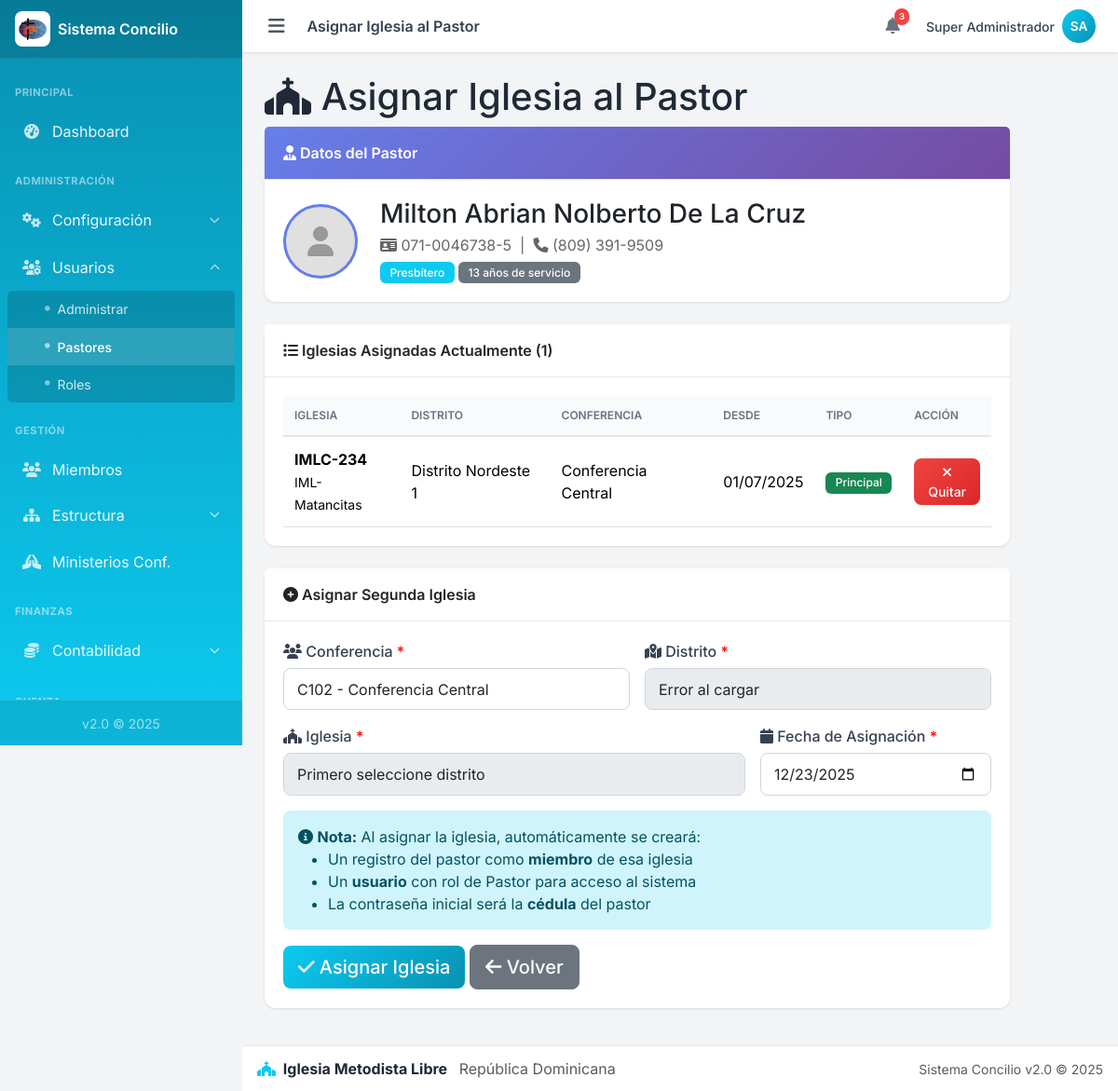
Screenshot of /admin/pastores/asignar_iglesia.php?id=1 (signed in) with the database file from the repository.
### tables this page shows
CREATE TABLE `pastores` (
  `id` int(11) NOT NULL,
  `nombre` varchar(100) NOT NULL,
  `apellido` varchar(100) NOT NULL,
  `tipo_documento` enum('Cédula','Pasaporte') NOT NULL DEFAULT 'Cédula',
  `cedula` varchar(20) NOT NULL,
  `pasaporte` varchar(30) DEFAULT NULL,
  `telefono` varchar(20) NOT NULL,
  `fecha_nacimiento` date NOT NULL,
  `edad` int(3) DEFAULT NULL COMMENT 'Calculado automáticamente',
  `nacionalidad_id` int(11) DEFAULT NULL,
  `estado_civil` enum('Soltero','Casado','Divorciado','Viudo') DEFAULT 'Soltero',
  `sexo` enum('M','F') NOT NULL DEFAULT 'M',
  `foto` varchar(255) DEFAULT NULL,
  `nivel_estudio_id` int(11) DEFAULT NULL,
  `carrera_id` int(11) DEFAULT NULL,
  `fecha_ingreso_ministerio` date NOT NULL,
  `anos_servicio` int(3) DEFAULT NULL COMMENT 'Calculado automáticamente',
  `orden_ministerial` enum('Candidato Ministerial','Diácono','Presbítero') DEFAULT 'Candidato Ministerial',
  `formacion_continuada` text DEFAULT NULL COMMENT 'Maestría, Doctorado, Diplomados, Especialidades',
  `conferencia_id` int(11) DEFAULT NULL,
  `activo` tinyint(1) DEFAULT 1,
  `creado_en` timestamp NOT NULL DEFAULT current_timestamp(),
  `actualizado_en` timestamp NOT NULL DEFAULT current_timestamp() ON UPDATE current_timestamp()
);

CREATE TABLE `pastor_iglesias` (
  `id` int(11) NOT NULL,
  `pastor_id` int(11) NOT NULL,
  `iglesia_id` int(11) NOT NULL,
  `fecha_asignacion` date NOT NULL,
  `fecha_fin` date DEFAULT NULL COMMENT 'NULL si está activo',
  `es_principal` tinyint(1) DEFAULT 1 COMMENT '1=Iglesia principal, 0=Secundaria',
  `activo` tinyint(1) DEFAULT 1,
  `creado_en` timestamp NOT NULL DEFAULT current_timestamp()
);

CREATE TABLE `iglesias` (
  `id` int(11) NOT NULL,
  `distrito_id` int(11) NOT NULL,
  `codigo` varchar(20) NOT NULL,
  `nombre` varchar(150) NOT NULL,
  `categoria` enum('Circuito','Capilla','Proyecto Evangelístico') NOT NULL DEFAULT 'Circuito',
  `direccion` varchar(255) DEFAULT NULL,
  `provincia_id` int(11) DEFAULT NULL,
  `municipio_id` int(11) DEFAULT NULL,
  `telefono` varchar(30) DEFAULT NULL,
  `correo` varchar(150) DEFAULT NULL,
  `activo` tinyint(1) NOT NULL DEFAULT 1,
  `creado_en` timestamp NOT NULL DEFAULT current_timestamp()
);

CREATE TABLE `distritos` (
  `id` int(11) NOT NULL,
  `conferencia_id` int(11) NOT NULL,
  `supervisor_id` int(11) DEFAULT NULL,
  `codigo` varchar(20) NOT NULL,
  `nombre` varchar(150) NOT NULL,
  `supervisor_nombre` varchar(150) DEFAULT NULL,
  `telefono` varchar(30) DEFAULT NULL,
  `correo` varchar(150) DEFAULT NULL,
  `activo` tinyint(1) NOT NULL DEFAULT 1,
  `creado_en` timestamp NOT NULL DEFAULT current_timestamp()
);

CREATE TABLE `conferencias` (
  `id` int(11) NOT NULL,
  `superintendente_id` int(11) DEFAULT NULL,
  `codigo` varchar(20) NOT NULL,
  `nombre` varchar(150) NOT NULL,
  `superintendente_nombre` varchar(150) DEFAULT NULL,
  `telefono` varchar(30) DEFAULT NULL,
  `correo` varchar(150) DEFAULT NULL,
  `activo` tinyint(1) NOT NULL DEFAULT 1,
  `creado_en` timestamp NOT NULL DEFAULT current_timestamp()
);

### admin/pastores/asignar_iglesia.php (the view, shortened to what this page needs)
<?php
require_once __DIR__ . '/../includes/header.php';
require_once __DIR__ . '/../../config/config.php';
$pastor_id = filter_input(INPUT_GET, 'id', FILTER_VALIDATE_INT);
$stmt = $conexion->prepare("SELECT * FROM pastores WHERE id = ?");
$stmt->bind_param("i", $pastor_id);
$stmt->execute();
$pastor = $stmt->get_result()->fetch_assoc();
$iglesias_asignadas = $conexion->prepare("
    SELECT pi.*, i.codigo, i.nombre AS iglesia_nombre,
           d.nombre AS distrito_nombre, c.nombre AS conferencia_nombre
    FROM pastor_iglesias pi
    INNER JOIN iglesias i ON pi.iglesia_id = i.id
    INNER JOIN distritos d ON i.distrito_id = d.id
    INNER JOIN conferencias c ON d.conferencia_id = c.id
    WHERE pi.pastor_id = ? AND pi.activo = 1
    ORDER BY pi.es_principal DESC, pi.fecha_asignacion
");
$iglesias_asignadas->bind_param("i", $pastor_id);
$iglesias_asignadas->execute();
$asignaciones = $iglesias_asignadas->get_result();
$num_asignaciones = $asignaciones->num_rows;
$conferencias = $conexion->query("SELECT id, codigo, nombre FROM conferencias WHERE activo = 1 ORDER BY nombre");
?>
<div class="content-header">
    <h1><i class="fas fa-church"></i> Asignar Iglesia al Pastor</h1>
</div>
<div class="card" style="margin-bottom: 1.5rem; max-width: 800px;">
    <div class="card-header" style="background: linear-gradient(135deg, #667eea 0%, #764ba2 100%); color: white;">
        <span class="card-title"><i class="fas fa-user-tie"></i> Datos del Pastor</span>
    </div>
    <div class="card-body">
        <div style="display: flex; gap: 1.5rem; align-items: center;">
            <?php if (!empty($pastor['foto'])): ?>
                <img src="../../uploads/pastores/<?php echo htmlspecialchars($pastor['foto']); ?>"
                     alt="Foto" style="width: 80px; height: 80px; border-radius: 50%; object-fit: cover; border: 3px solid #667eea;">
            <?php else: ?>
                <div style="width: 80px; height: 80px; border-radius: 50%; background: #e0e0e0; display: flex; align-items: center; justify-content: center; border: 3px solid #667eea;">
                    <i class="fas fa-user" style="font-size: 2rem; color: #999;"></i>
                </div>
            <?php endif; ?>
            <div>
                <h3 style="margin: 0;">
                    <?php echo htmlspecialchars($pastor['nombre'] . ' ' . $pastor['apellido']); ?>
                </h3>
                <p style="margin: 0.25rem 0; color: #666;">
                    <i class="fas fa-id-card"></i> <?php echo htmlspecialchars($pastor['cedula']); ?>
                    &nbsp;|&nbsp;
                    <i class="fas fa-phone"></i> <?php echo htmlspecialchars($pastor['telefono']); ?>
                </p>
                <p style="margin: 0;">
                    <span class="badge bg-primary"><?php echo htmlspecialchars($pastor['orden_ministerial']); ?></span>
                    <span class="badge bg-secondary"><?php echo $pastor['anos_servicio'] ?? 0; ?> años de servicio</span>
                </p>
            </div>
        </div>
    </div>
</div>
<?php if ($num_asignaciones > 0): ?>
<div class="card" style="margin-bottom: 1.5rem; max-width: 800px;">
    <div class="card-header">
        <span class="card-title"><i class="fas fa-list"></i> Iglesias Asignadas Actualmente (<?php echo $num_asignaciones; ?>)</span>
    </div>
    <div class="card-body">
        <table class="table">
            <thead>
                <tr>
                    <th>Iglesia</th>
                    <th>Distrito</th>
                    <th>Conferencia</th>
                    <th>Desde</th>
                    <th>Tipo</th>
                    <th>Acción</th>
                </tr>
            </thead>
            <tbody>
                <?php while ($asig = $asignaciones->fetch_assoc()): ?>
                    <tr>
                        <td>
                            <strong><?php echo htmlspecialchars($asig['codigo']); ?></strong><br>
                            <small><?php echo htmlspecialchars($asig['iglesia_nombre']); ?></small>
                        </td>
                        <td><?php echo htmlspecialchars($asig['distrito_nombre']); ?></td>
                        <td><?php echo htmlspecialchars($asig['conferencia_nombre']); ?></td>
                        <td><?php echo date('d/m/Y', strtotime($asig['fecha_asignacion'])); ?></td>
                        <td>
                            <?php if ($asig['es_principal']): ?>
                                <span class="badge bg-success">Principal</span>
                            <?php else: ?>
                                <span class="badge bg-info">Secundaria</span>
                            <?php endif; ?>
                        </td>
                        <td>
                            <a href="quitar_iglesia.php?pastor_id=<?php echo $pastor_id; ?>&asignacion_id=<?php echo $asig['id']; ?>"
                               class="btn btn-sm btn-danger"
                               onclick="return confirm('¿Está seguro de quitar esta asignación?');">
                                <i class="fas fa-times"></i> Quitar
                            </a>
                        </td>
                    </tr>
                <?php endwhile; ?>
            </tbody>
        </table>
    </div>
</div>
<?php endif; ?>
<?php if ($num_asignaciones < 2): ?>
<div class="card" style="max-width: 800px;">
    <div class="card-header">
        <span class="card-title">
            <i class="fas fa-plus-circle"></i>
            <?php echo ($num_asignaciones == 0) ? 'Asignar Primera Iglesia' : 'Asignar Segunda Iglesia'; ?>
        </span>
    </div>
    <div class="card-body">
        <form method="post" action="guardar_asignacion.php">
            <div style="display: grid; grid-template-columns: 1fr 1fr; gap: 1rem;">
                <div class="mb-3">
                    <label class="form-label">
                        <i class="fas fa-users"></i> Conferencia <span style="color:red;">*</span>
                    </label>
                    <select name="conferencia_id" id="conferencia_id" class="form-control" required>
                        <?php while ($conf = $conferencias->fetch_assoc()): ?>
                            <option value="<?php echo $conf['id']; ?>"
                                <?php echo ($pastor['conferencia_id'] == $conf['id']) ? 'selected' : ''; ?>>
                                <?php echo htmlspecialchars($conf['codigo'] . ' - ' . $conf['nombre']); ?>
                            </option>
                        <?php endwhile; ?>
                    </select>
                </div>
                <div class="mb-3">
                    <label class="form-label">
                        <i class="fas fa-map-marked-alt"></i> Distrito <span style="color:red;">*</span>
                    </label>
                    <select name="distrito_id" id="distrito_id" class="form-control" required>
                        <option value="">Primero seleccione conferencia</option>
                    </select>
                </div>
            </div>
            <div style="display: grid; grid-template-columns: 2fr 1fr; gap: 1rem;">
                <div class="mb-3">
                    <label class="form-label">
                        <i class="fas fa-church"></i> Iglesia <span style="color:red;">*</span>
                    </label>
                    <select name="iglesia_id" id="iglesia_id" class="form-control" required>
                        <option value="">Primero seleccione distrito</option>
                    </select>
                </div>
                <div class="mb-3">
                    <label class="form-label">
                        <i class="fas fa-calendar"></i> Fecha de Asignación <span style="color:red;">*</span>
                    </label>
                    <input type="date" name="fecha_asignacion" class="form-control"
                           required value="<?php echo date('Y-m-d'); ?>">
                </div>
            </div>
            <div class="alert alert-info">
                <i class="fas fa-info-circle"></i>
                <strong>Nota:</strong> Al asignar la iglesia, automáticamente se creará:
                <ul style="margin-bottom: 0;">
                    <li>Un registro del pastor como <strong>miembro</strong> de esa iglesia</li>
                    <li>Un <strong>usuario</strong> con rol de Pastor para acceso al sistema</li>
                    <li>La contraseña inicial será la <strong>cédula</strong> del pastor</li>
                </ul>
            </div>
            <div style="margin-top: 1rem;">
                <button type="submit" class="btn btn-primary btn-lg">
                    <i class="fas fa-check"></i> Asignar Iglesia
                </button>
                <a href="index.php" class="btn btn-secondary btn-lg">
                    <i class="fas fa-arrow-left"></i> Volver
                </a>
            </div>
        </form>
    </div>
</div>
<?php endif; ?>
<?php require_once __DIR__ . '/../includes/footer.php'; ?>

### css/custom.css (style rules this page uses)
:root { --primary: #0dcaf0; --primary-dark: #0891b2; --primary-light: #67e8f9; --primary-darker: #0e7490; --success: #10b981; --warning: #f59e0b; --danger: #ef4444; --info: #3b82f6; --gray-50: #f9fafb; --gray-100: #f3f4f6; --gray-200: #e5e7eb; --gray-300: #d1d5db; --gray-400: #9ca3af; --gray-500: #6b7280; --gray-600: #4b5563; --gray-700: #374151; --gray-800: #1f2937; --gray-900: #111827; --sidebar-width: 260px; --navbar-height: 56px; --footer-height: 50px; --shadow-sm: 0 1px 2px rgba(0, 0, 0, 0.05); --shadow: 0 1px 3px rgba(0, 0, 0, 0.1); --shadow-md: 0 4px 6px rgba(0, 0, 0, 0.1); --shadow-lg: 0 10px 15px rgba(0, 0, 0, 0.1); --font-family: 'Inter', -apple-system, BlinkMacSystemFont, sans-serif; }
* { box-sizing: border-box; }
html { scroll-behavior: smooth; -webkit-tap-highlight-color: transparent; }
body { font-family: var(--font-family); background: var(--gray-100); color: var(--gray-800); margin: 0; padding: 0; min-height: 100vh; }
.card { border: none; border-radius: 0.75rem; box-shadow: var(--shadow); background: #fff; margin-bottom: 1rem; }
.card-header { background: #fff; border-bottom: 1px solid var(--gray-200); padding: 1rem 1.25rem; font-weight: 600; border-radius: 0.75rem 0.75rem 0 0; }
.card-title { margin: 0; font-size: 1rem; font-weight: 600; }
.card-body { padding: 1.25rem; }
.table { margin-bottom: 0; }
.table thead th { background: var(--gray-50); border-bottom: 2px solid var(--gray-200); font-weight: 600; font-size: 0.75rem; text-transform: uppercase; color: var(--gray-500); padding: 0.75rem; }
.table td { padding: 0.75rem; vertical-align: middle; }
.btn { font-weight: 500; border-radius: 0.5rem; transition: all 0.2s ease; }
.btn-primary { background: linear-gradient(135deg, var(--primary) 0%, var(--primary-dark) 100%); border: none; }
.btn-danger { background: linear-gradient(135deg, var(--danger) 0%, #dc2626 100%); border: none; }
.form-control, .form-select { border-radius: 0.5rem; border-color: var(--gray-300); padding: 0.6rem 0.875rem; }
.form-label { font-weight: 500; color: var(--gray-700); margin-bottom: 0.375rem; }
.badge { font-weight: 500; padding: 0.35rem 0.65rem; border-radius: 0.375rem; }
.alert { border: none; border-radius: 0.5rem; }
.bg-primary { background-color: var(--primary) !important; }
body { overscroll-behavior-y: contain; }
.btn, .nav-link, .card[class*="bg-"] a { -webkit-user-select: none; user-select: none; -webkit-tap-highlight-color: transparent; }

### rows the page displays
pastores: nombre+apellido "Milton Abrian Nolberto De La Cruz", cedula "071-0046738-5", telefono "(809) 391-9509", orden_ministerial "Presbítero", anos_servicio "13", conferencia_id "C102 - Conferencia Central"
pastor_iglesias: iglesia.codigo "IMLC-234", iglesia.nombre "IML-Matancitas", distritos.nombre "Distrito Nordeste 1", conferencias.nombre "Conferencia Central", fecha_asignacion "01/07/2025", es_principal "Principal"

### other values shown
$titulo_pagina "Asignar Iglesia al Pastor"
$USUARIO_NOMBRE "Super Administrador"
$iniciales "SA"
$num_asignaciones "1"
